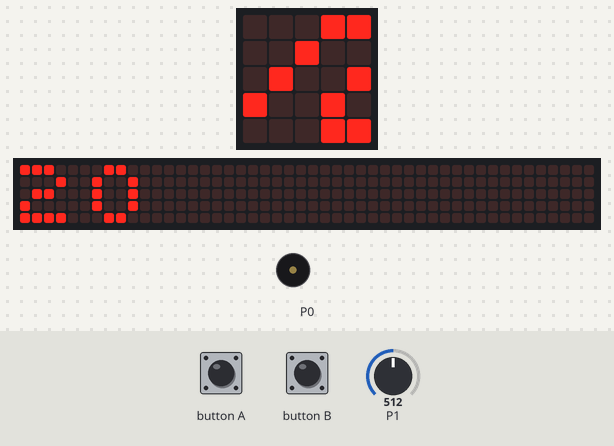
This program was run on a simulated BBC micro:bit (MakeCode). On the bench: the board's 5×5 LED display, a strip that is not on the board, showing the scrolling text unrolled, buzzer (waves = sounding). Inputs (shaded band) come from the test bench; at power-on: P1 = 512 (analog values on the 0–1023 scale). The 48×5 strip is a reading aid, not a part: it shows the text the display is scrolling, unrolled, one strip-width of it at a time.

Above: at 1.2 s.
1.3 s: P1 set to 106
9.3 s: P1 set to 96
At 12.6 s:
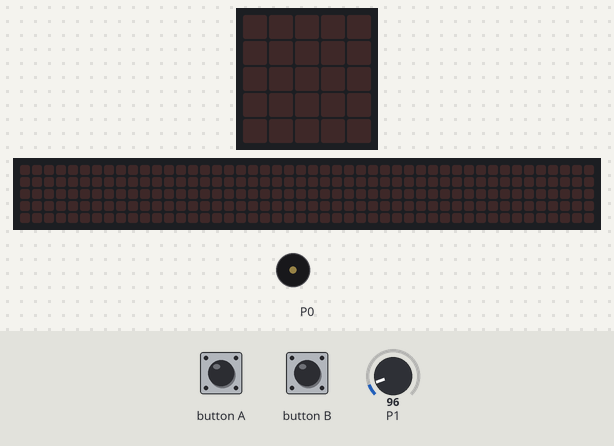
13.2 s: button A pressed for 0.15 s
At 13.29 s:
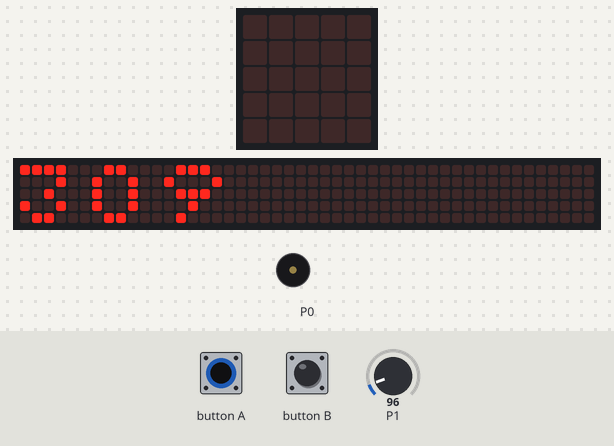
13.9 s: P1 set to 122
At 19.28 s:
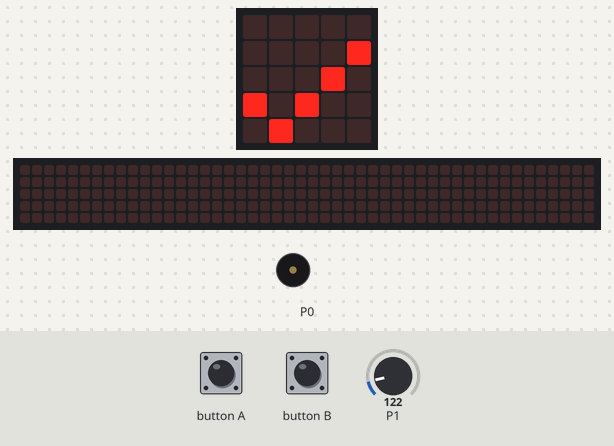
20.0 s: button B pressed for 3.2 s
At 23.5 s:
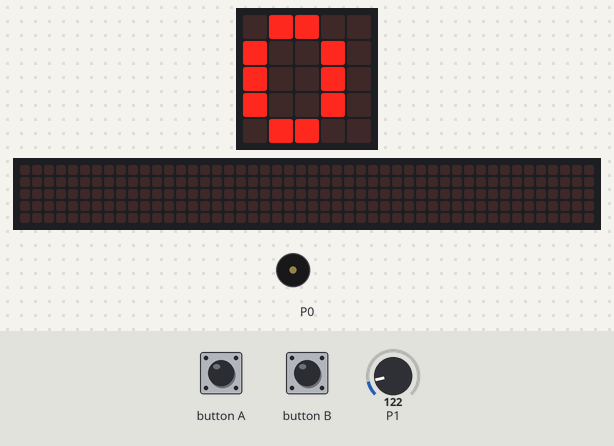
23.8 s: P1 set to 90
At 24.09 s:
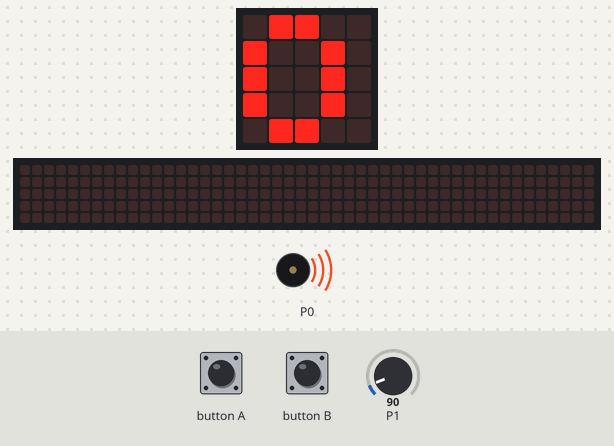
Timing chart, 0 to 26.8 s (numbered marks = the images above; inputs shaded):
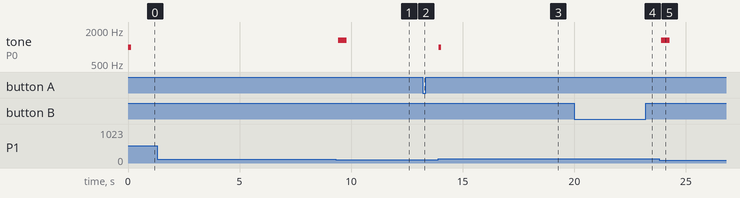

The program:

main.ts
```typescript
let sum = 0
basic.forever(function () {
    if (pins.analogReadPin(AnalogPin.P1) > 100) {
        basic.pause(10)
        if (pins.analogReadPin(AnalogPin.P1) > 100) {
            sum += 1
        }
    }
})
basic.forever(function () {
    if (pins.analogReadPin(AnalogPin.P1) > 100) {
        basic.pause(10)
        if (pins.analogReadPin(AnalogPin.P1) > 100) {
            basic.showIcon(IconNames.Yes)
            basic.showNumber(sum)
        } else {
            basic.clearScreen()
        }
    } else {
        basic.clearScreen()
    }
    if (input.buttonIsPressed(Button.A)) {
        basic.showNumber(sum)
        basic.pause(2000)
    }
    if (input.buttonIsPressed(Button.B)) {
        sum = 0
        basic.showNumber(sum)
        basic.pause(2000)
    }
})
basic.forever(function () {
    if (pins.analogReadPin(AnalogPin.P1) > 100) {
        basic.pause(10)
        if (pins.analogReadPin(AnalogPin.P1) > 100) {
            music.startMelody(music.builtInMelody(Melodies.BaDing), MelodyOptions.Once)
        }
    }
})
```

test.ts
```typescript
// 在此处测试；当此软件包作为插件使用时，将不会编译此软件包。
```

Measured:
- the behaviour switches between 101 and 100 on P1 (found by bisection; images 0 and 1)
- after the input at 9.3 s, tone on P0: silent → 1319 Hz after 0.13 s, → silent 0.38 s later
- after the input at 13.2 s, the display: changes at once (image 2)
- after the input at 13.9 s, tone on P0: silent → 988 Hz at once, → silent 0.13 s later
- after the input at 23.8 s, tone on P0: silent → 1319 Hz after 0.11 s, → silent 0.38 s later
- what the display in image 3 shows lasts 0.6 s, from 19.1 s to 19.7 s
